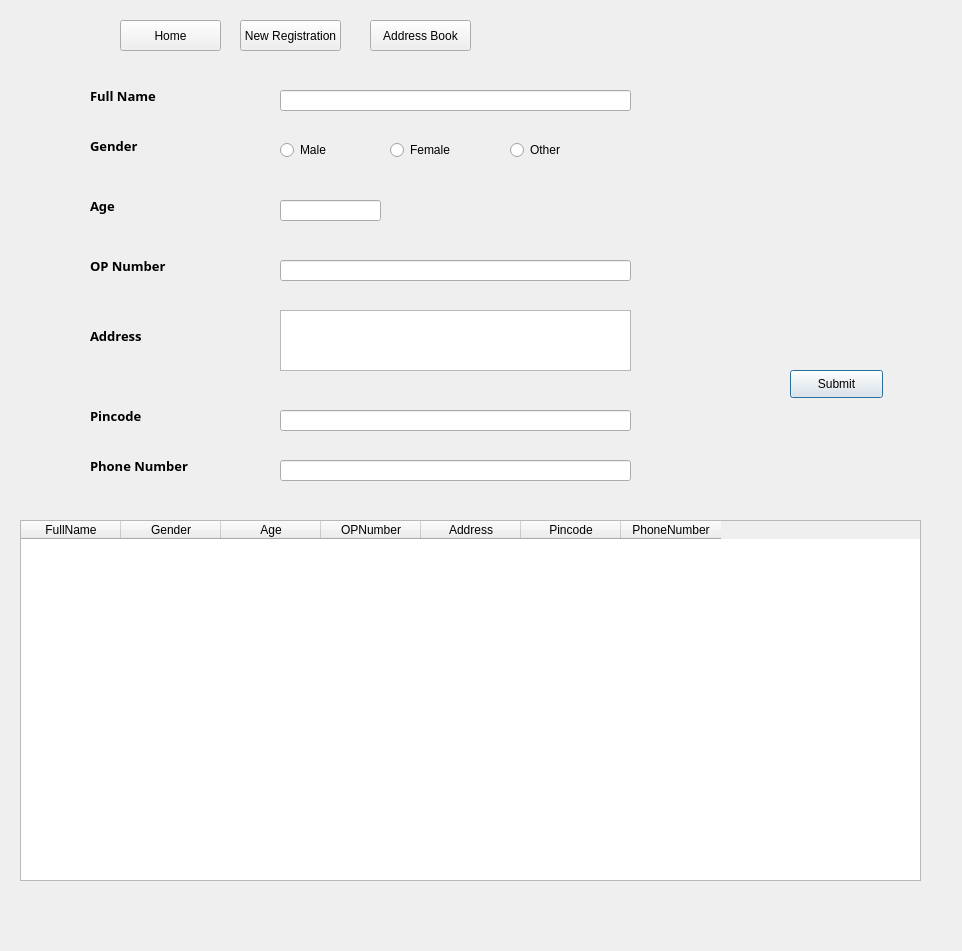
<?xml version="1.0" encoding="UTF-8"?>
<ui version="4.0">
 <class>Dialog</class>
 <widget class="QDialog" name="Dialog">
  <property name="geometry">
   <rect>
    <x>0</x>
    <y>0</y>
    <width>962</width>
    <height>951</height>
   </rect>
  </property>
  <property name="windowTitle">
   <string>Dialog</string>
  </property>
  <widget class="QLabel" name="Fname">
   <property name="geometry">
    <rect>
     <x>90</x>
     <y>80</y>
     <width>111</width>
     <height>31</height>
    </rect>
   </property>
   <property name="font">
    <font>
     <family>Rockwell Extra Bold</family>
     <pointsize>10</pointsize>
     <weight>75</weight>
     <bold>true</bold>
    </font>
   </property>
   <property name="text">
    <string>Full Name</string>
   </property>
  </widget>
  <widget class="QLineEdit" name="lFuNa">
   <property name="geometry">
    <rect>
     <x>280</x>
     <y>90</y>
     <width>351</width>
     <height>21</height>
    </rect>
   </property>
  </widget>
  <widget class="QTextEdit" name="lAddre">
   <property name="geometry">
    <rect>
     <x>280</x>
     <y>310</y>
     <width>351</width>
     <height>61</height>
    </rect>
   </property>
  </widget>
  <widget class="QLabel" name="Address">
   <property name="geometry">
    <rect>
     <x>90</x>
     <y>320</y>
     <width>111</width>
     <height>31</height>
    </rect>
   </property>
   <property name="font">
    <font>
     <family>Rockwell Extra Bold</family>
     <pointsize>10</pointsize>
     <weight>75</weight>
     <bold>true</bold>
    </font>
   </property>
   <property name="text">
    <string>Address</string>
   </property>
  </widget>
  <widget class="QLineEdit" name="lOPNu">
   <property name="geometry">
    <rect>
     <x>280</x>
     <y>260</y>
     <width>351</width>
     <height>21</height>
    </rect>
   </property>
   <property name="text">
    <string/>
   </property>
  </widget>
  <widget class="QLabel" name="OPnumber">
   <property name="geometry">
    <rect>
     <x>90</x>
     <y>250</y>
     <width>121</width>
     <height>31</height>
    </rect>
   </property>
   <property name="font">
    <font>
     <family>Rockwell Extra Bold</family>
     <pointsize>10</pointsize>
     <weight>75</weight>
     <bold>true</bold>
    </font>
   </property>
   <property name="text">
    <string>OP Number</string>
   </property>
  </widget>
  <widget class="QLineEdit" name="lPiCo">
   <property name="geometry">
    <rect>
     <x>280</x>
     <y>410</y>
     <width>351</width>
     <height>21</height>
    </rect>
   </property>
  </widget>
  <widget class="QLabel" name="Pincode">
   <property name="geometry">
    <rect>
     <x>90</x>
     <y>400</y>
     <width>111</width>
     <height>31</height>
    </rect>
   </property>
   <property name="font">
    <font>
     <family>Rockwell Extra Bold</family>
     <pointsize>10</pointsize>
     <weight>75</weight>
     <bold>true</bold>
    </font>
   </property>
   <property name="text">
    <string>Pincode</string>
   </property>
  </widget>
  <widget class="QLineEdit" name="lPhNu">
   <property name="geometry">
    <rect>
     <x>280</x>
     <y>460</y>
     <width>351</width>
     <height>21</height>
    </rect>
   </property>
  </widget>
  <widget class="QLabel" name="Phonenumber">
   <property name="geometry">
    <rect>
     <x>90</x>
     <y>450</y>
     <width>161</width>
     <height>31</height>
    </rect>
   </property>
   <property name="font">
    <font>
     <family>Rockwell Extra Bold</family>
     <pointsize>10</pointsize>
     <weight>75</weight>
     <bold>true</bold>
    </font>
   </property>
   <property name="text">
    <string>Phone Number</string>
   </property>
  </widget>
  <widget class="QPushButton" name="Submit">
   <property name="geometry">
    <rect>
     <x>790</x>
     <y>370</y>
     <width>93</width>
     <height>28</height>
    </rect>
   </property>
   <property name="text">
    <string>Submit</string>
   </property>
  </widget>
  <widget class="QLabel" name="Gender">
   <property name="geometry">
    <rect>
     <x>90</x>
     <y>130</y>
     <width>111</width>
     <height>31</height>
    </rect>
   </property>
   <property name="font">
    <font>
     <family>Rockwell Extra Bold</family>
     <pointsize>10</pointsize>
     <weight>75</weight>
     <bold>true</bold>
    </font>
   </property>
   <property name="text">
    <string>Gender</string>
   </property>
  </widget>
  <widget class="QLineEdit" name="lAge">
   <property name="geometry">
    <rect>
     <x>280</x>
     <y>200</y>
     <width>101</width>
     <height>21</height>
    </rect>
   </property>
   <property name="text">
    <string/>
   </property>
  </widget>
  <widget class="QLabel" name="Age">
   <property name="geometry">
    <rect>
     <x>90</x>
     <y>190</y>
     <width>121</width>
     <height>31</height>
    </rect>
   </property>
   <property name="font">
    <font>
     <family>Rockwell Extra Bold</family>
     <pointsize>10</pointsize>
     <weight>75</weight>
     <bold>true</bold>
    </font>
   </property>
   <property name="text">
    <string>Age</string>
   </property>
  </widget>
  <widget class="QRadioButton" name="Gmale">
   <property name="geometry">
    <rect>
     <x>280</x>
     <y>140</y>
     <width>89</width>
     <height>20</height>
    </rect>
   </property>
   <property name="text">
    <string>Male</string>
   </property>
  </widget>
  <widget class="QRadioButton" name="GFem">
   <property name="geometry">
    <rect>
     <x>390</x>
     <y>140</y>
     <width>89</width>
     <height>20</height>
    </rect>
   </property>
   <property name="text">
    <string>Female</string>
   </property>
  </widget>
  <widget class="QRadioButton" name="Goth">
   <property name="geometry">
    <rect>
     <x>510</x>
     <y>140</y>
     <width>89</width>
     <height>20</height>
    </rect>
   </property>
   <property name="text">
    <string>Other</string>
   </property>
  </widget>
  <widget class="QTableWidget" name="tableWidget">
   <property name="geometry">
    <rect>
     <x>20</x>
     <y>520</y>
     <width>901</width>
     <height>361</height>
    </rect>
   </property>
   <column>
    <property name="text">
     <string>FullName</string>
    </property>
   </column>
   <column>
    <property name="text">
     <string>Gender</string>
    </property>
   </column>
   <column>
    <property name="text">
     <string>Age</string>
    </property>
   </column>
   <column>
    <property name="text">
     <string>OPNumber</string>
    </property>
   </column>
   <column>
    <property name="text">
     <string>Address</string>
    </property>
   </column>
   <column>
    <property name="text">
     <string>Pincode</string>
    </property>
   </column>
   <column>
    <property name="text">
     <string>PhoneNumber</string>
    </property>
   </column>
  </widget>
  <widget class="QPushButton" name="NRbutton">
   <property name="geometry">
    <rect>
     <x>240</x>
     <y>20</y>
     <width>101</width>
     <height>31</height>
    </rect>
   </property>
   <property name="text">
    <string>New Registration</string>
   </property>
  </widget>
  <widget class="QPushButton" name="ABbutton">
   <property name="geometry">
    <rect>
     <x>370</x>
     <y>20</y>
     <width>101</width>
     <height>31</height>
    </rect>
   </property>
   <property name="text">
    <string>Address Book</string>
   </property>
  </widget>
  <widget class="QPushButton" name="NRbutton_2">
   <property name="geometry">
    <rect>
     <x>120</x>
     <y>20</y>
     <width>101</width>
     <height>31</height>
    </rect>
   </property>
   <property name="text">
    <string>Home</string>
   </property>
  </widget>
 </widget>
 <resources/>
 <connections/>
</ui>
